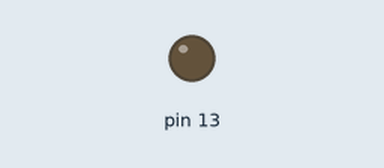
This sketch was run on a simulated Arduino Uno, built with avr-gcc and run on an emulated ATmega328P. Parts: output pins drawn as LEDs (lit = HIGH).

Above: at 0.1 s.
At 26.9 s:
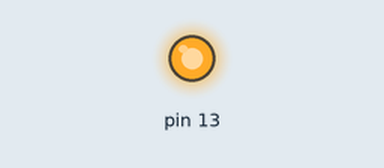
Timing chart, 0 to 40.0 s (numbered marks = the images above):
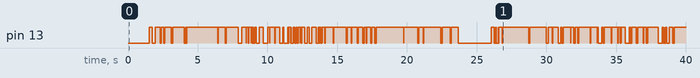

The sketch:

CRT_test.ino
```cpp
// пример с плавным миганием светодиода

#include "CRT.h"

void setup() {
  pinMode(13, OUTPUT);
}

void loop() {
  static int val = 0;
  // шим на 13 пине для теста
  //softPWM(13, val);               // голое значение
  softPWM(13, CRT8_table(val));     // через CRT

  // алгоритм плавного мигания
  static uint32_t tmr;
  if (millis() - tmr >= 5) {
    tmr = millis();
    static int8_t dir = 1;
    val += dir;
    if (val == 255 || val == 0) dir = -dir;   // разворачиваем
  }
}

// софт шим
void softPWM(byte pin, byte val) {
  static byte count;
  count++;
  if (count == 0) digitalWrite(pin, 1);
  if (count == val) digitalWrite(pin, 0);
}
```

Source omitted: CRT.h (data table, 1732 bytes)
